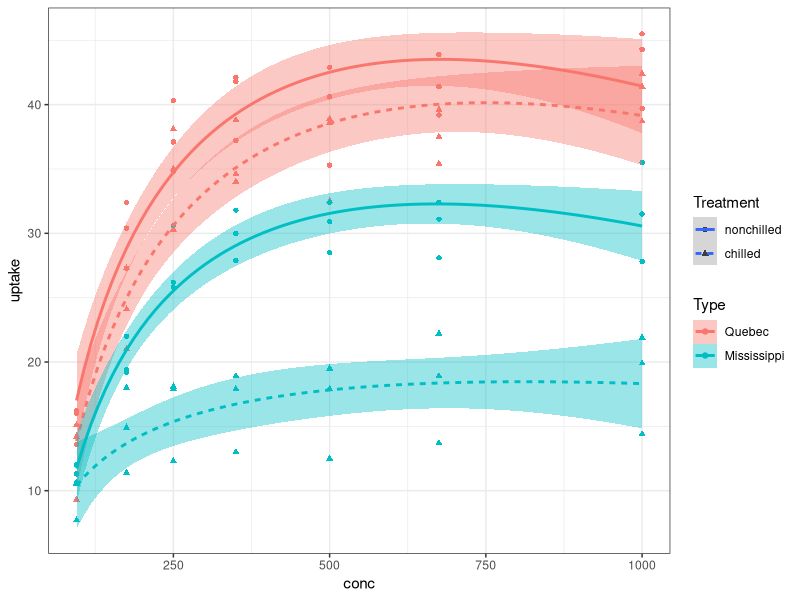
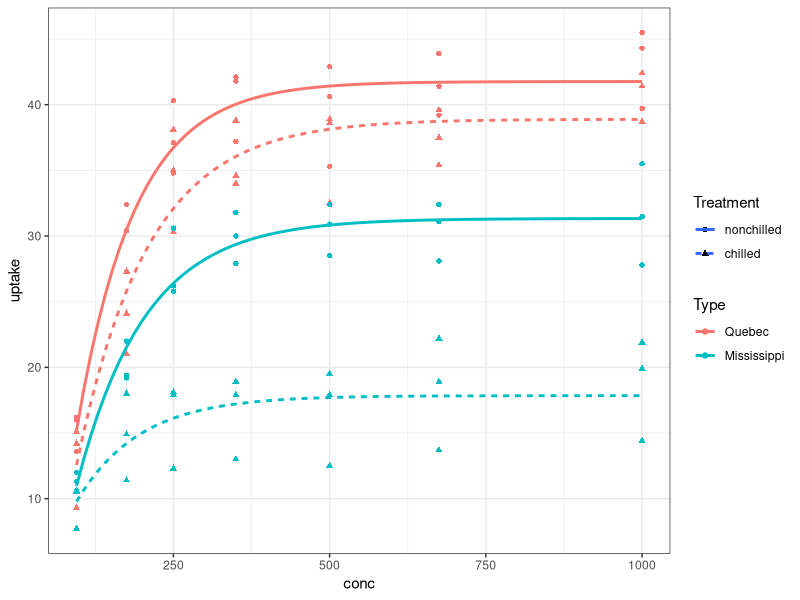
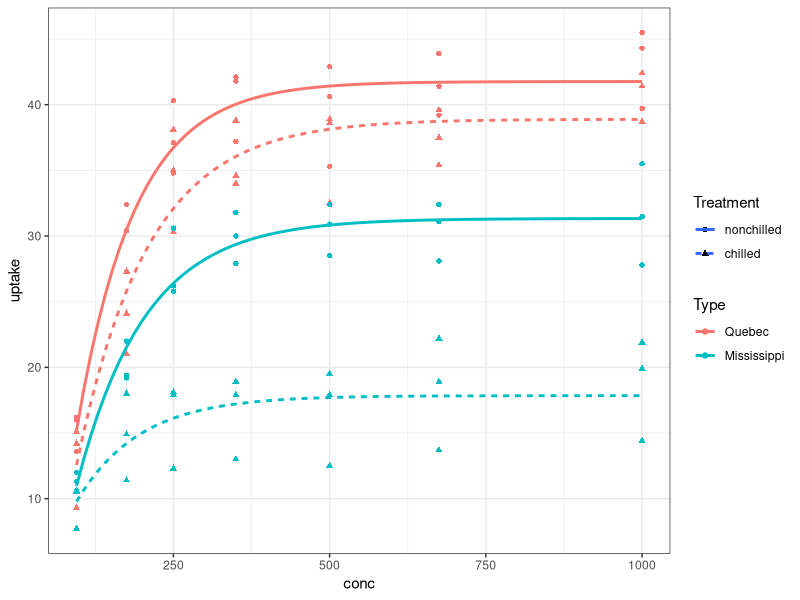
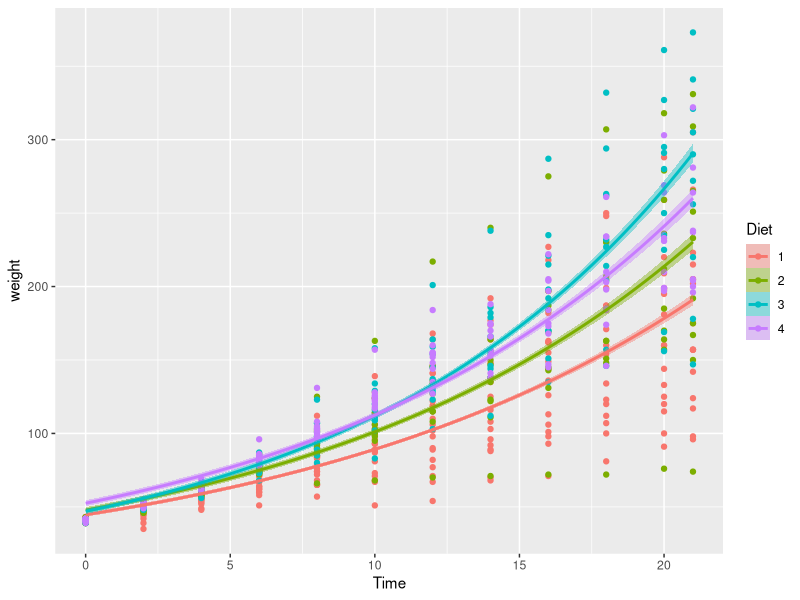
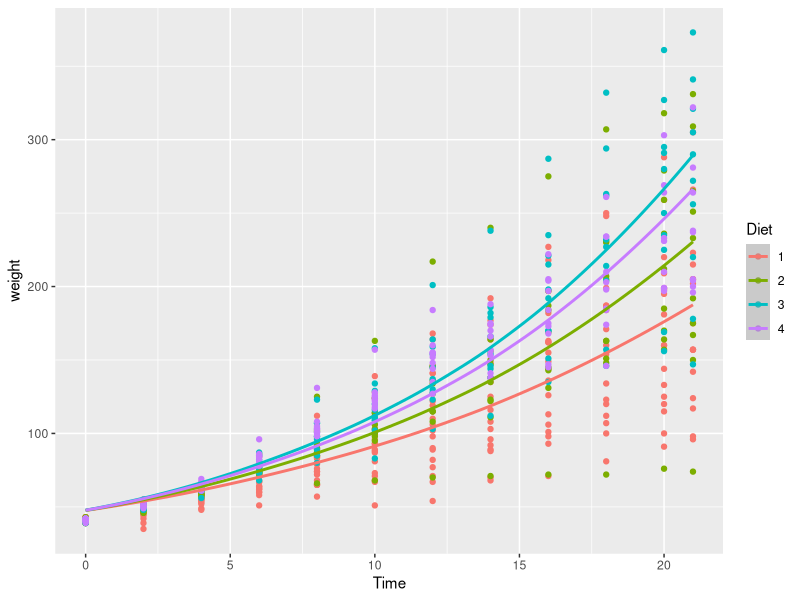

Recreate these plots in R, in order.
library(tidyverse)
data("CO2")


ggplot(CO2, aes(x = conc, y = uptake)) + geom_point(aes(color = Type, shape = Treatment)) + stat_smooth(method = "lm", formula = "y ~ log(x) + x", aes(fill = Type, lty = Treatment, color = Type)) + theme_bw()


ggplot(CO2, aes(x = conc, y = uptake)) + geom_point(aes(color = Type, shape = Treatment)) + stat_smooth(method = "nls", formula = y ~ SSasymp(x, Asym, R0, lrc), se = F, aes(fill = Type, lty = Treatment, color = Type)) + theme_bw()


ggplot(CO2, aes(x = conc, y = uptake)) + geom_point(aes(color = Type, shape = Treatment)) + stat_smooth(method = "nls", formula = y ~ SSasymp(x, Asym, R0, lrc), se = F, aes(fill = Type, lty = Treatment, color = Type)) + theme_bw()


ggplot(ChickWeight, aes(x = Time, y = weight)) + geom_point(aes(color = Diet)) +  geom_smooth(method = "glm", method.args = list(family = "poisson"), formula = "y ~x", aes(fill = Diet, color = Diet))



Model <- glm(weight ~ Time + Time:Diet + Time^2, data = ChickWeight, family = poisson)

ggplot(ChickWeight, aes(x = Time, y = weight)) + geom_point(aes(color = Diet)) +  geom_smooth(mapping=aes(y=predict(Model,ChickWeight, type = "response"), color = Diet), se = T) 




